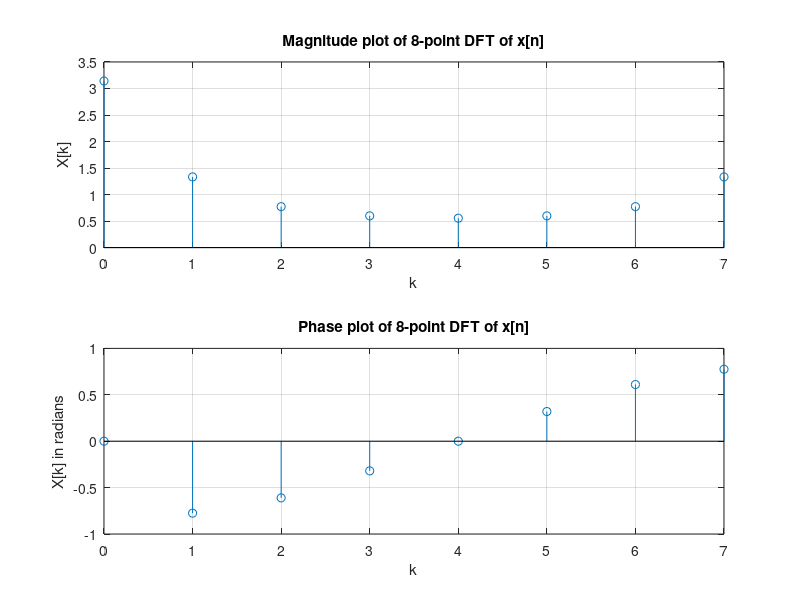
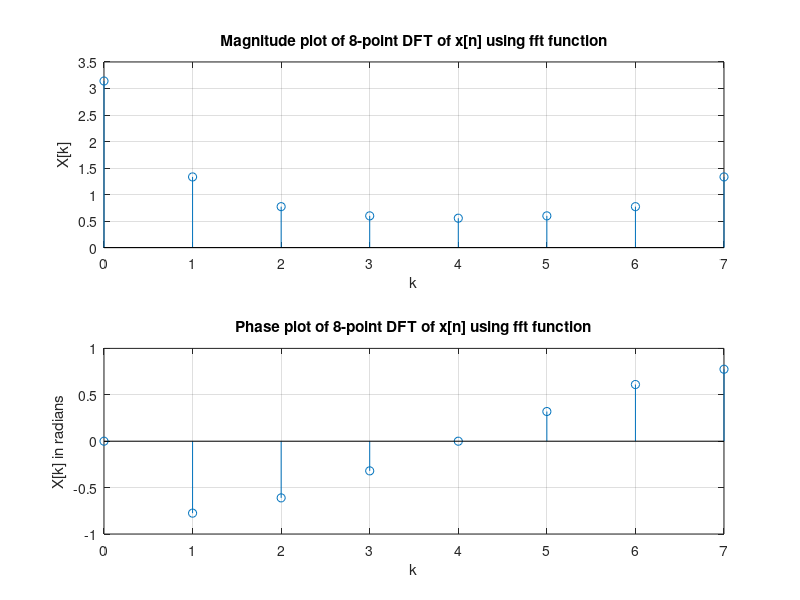
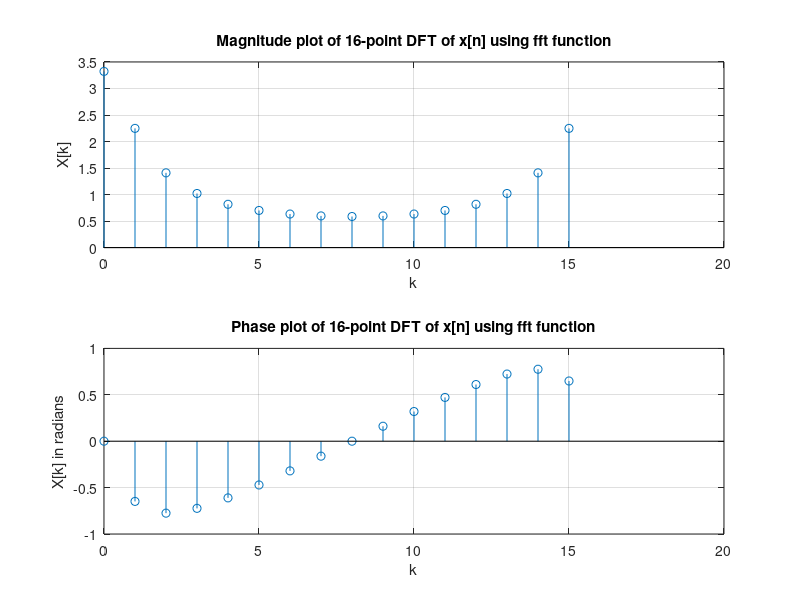
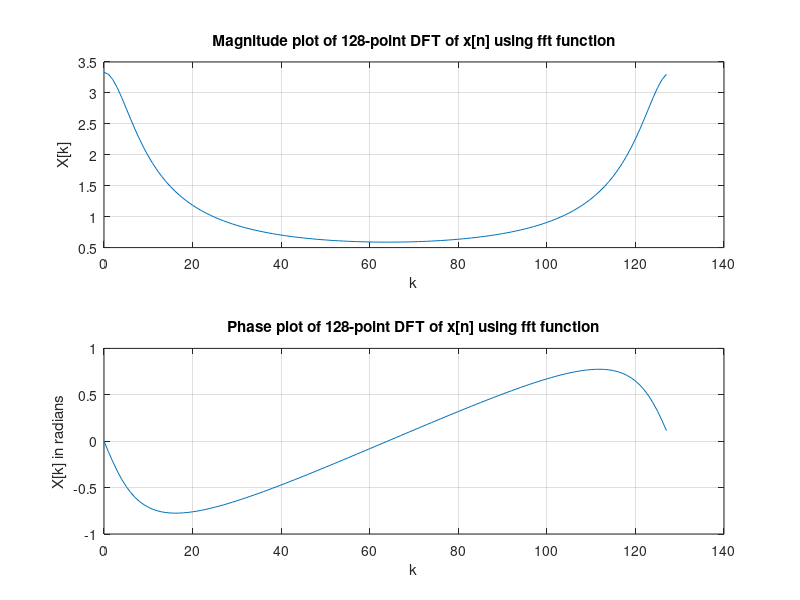

MATLAB code to generate these figures, in order: (Note: this script raises an error after producing the figures.)
%% EXPERIMENT 6: DTFT, DFT AND DFT SPECTRAL ANALYSIS
% SNIGDHA LABH, 17070123105
%% SOURCE CODE
clc
clear all
close all
%% a.
N=8;
n=0:(N-1);
x=0.7.^n;
for k=1:N
    y(k)=0;
    for n=1:N
        y(k)=(y(k))+((0.7).^(n-1)).*exp((-i*2*pi*(k-1)*(n-1)/N));
    end
end
k=0:(N-1);
magnitude=abs(y);
phaseangle=angle(y);
figure(1)
subplot(2,1,1)
stem(k,magnitude)
grid on
xlabel('k')
ylabel('X[k]')
title('Magnitude plot of 8-point DFT of x[n]')
subplot(2,1,2)
stem(k,phaseangle)
grid on
xlabel('k')
ylabel('X[k] in radians')
title('Phase plot of 8-point DFT of x[n]')
%% b.
N=8;
n=0:(N-1);
x=0.7.^n;
k = 0:(N-1);
Xdft_8 = fft(x,N);
mag=abs(Xdft_8);
pa=angle(Xdft_8);
figure(2)
subplot(2,1,1)
stem(k,mag)
grid on
xlabel('k')
ylabel('X[k]')
title('Magnitude plot of 8-point DFT of x[n] using fft function')
subplot(2,1,2)
stem(k,pa)
grid on
xlabel('k')
ylabel('X[k] in radians')
title('Phase plot of 8-point DFT of x[n] using fft function')
%% c.
N1=16;
n=0:(N1-1);
x=0.7.^n;
k = 0:(N1-1);
Xdft1_8 = fft(x,N1);
mag1=abs(Xdft1_8);
pa1=angle(Xdft1_8);
figure(3)
subplot(2,1,1)
stem(k,mag1)
grid on
xlabel('k')
ylabel('X[k]')
title('Magnitude plot of 16-point DFT of x[n] using fft function')
subplot(2,1,2)
stem(k,pa1)
grid on
xlabel('k')
ylabel('X[k] in radians')
title('Phase plot of 16-point DFT of x[n] using fft function')
% OBSERVATION- Zero-padding means changing the DFT length N without adding
% more signal. By padding zeros, we increase the
% frequency resolution of of the DFT. By appending artificial zeroes(i.e.,
% no additional information is added). We obtain a denser frequency grid
% while applying the DFT.
%% d.
N2=128;
n=0:(N2-1);
x=0.7.^n;
k = 0:(N2-1);
Xdft2_8 = fft(x,N2);
mag2=abs(Xdft2_8);
pa2=angle(Xdft2_8);
figure(4)
subplot(2,1,1)
plot(k,mag2)
grid on
xlabel('k')
ylabel('X[k]')
title('Magnitude plot of 128-point DFT of x[n] using fft function')
subplot(2,1,2)
plot(k,pa2)
grid on
xlabel('k')
ylabel('X[k] in radians')
title('Phase plot of 128-point DFT of x[n] using fft function')
%% e.
% comparison- The relation between digital frequency w and DFT index k can be shown by following equation
% w=2*pi*(k/N)
%% CONCLUSION- 
% In this experiment we computed 8 point, 16 point and 128 point DFT of the
% given signal using the fft function. We sampled the signals over a period
% 2*pi with equally spaced N points. n4=0:5;
Xk=fft(x2);
Yk=fft(y2);
Zk=Xk.*Yk;
Zk=ifft(Zk);
%-------------------------------D------------------------------------
x3 = [-3 5 8 6 2 2 0 0 0];
y3 = [1 1 4 2 0 0 0 0 0];
c3 = cconv(x3,y3,10);
n5 = 0:9;
figure(1);
subplot(311)
stem(n3,h1)
xlabel('n');
ylabel('x*y');
title('Linear convolution of x and y')
subplot(312)
stem(n4,Zk)
xlabel('n');
ylabel('Zk');
title('Response using DFT and DTFT')
subplot(3,1,3)
stem(n5, c3)
xlabel('n');
ylabel('x*y');
title('Circular convolution on padding zeroes')